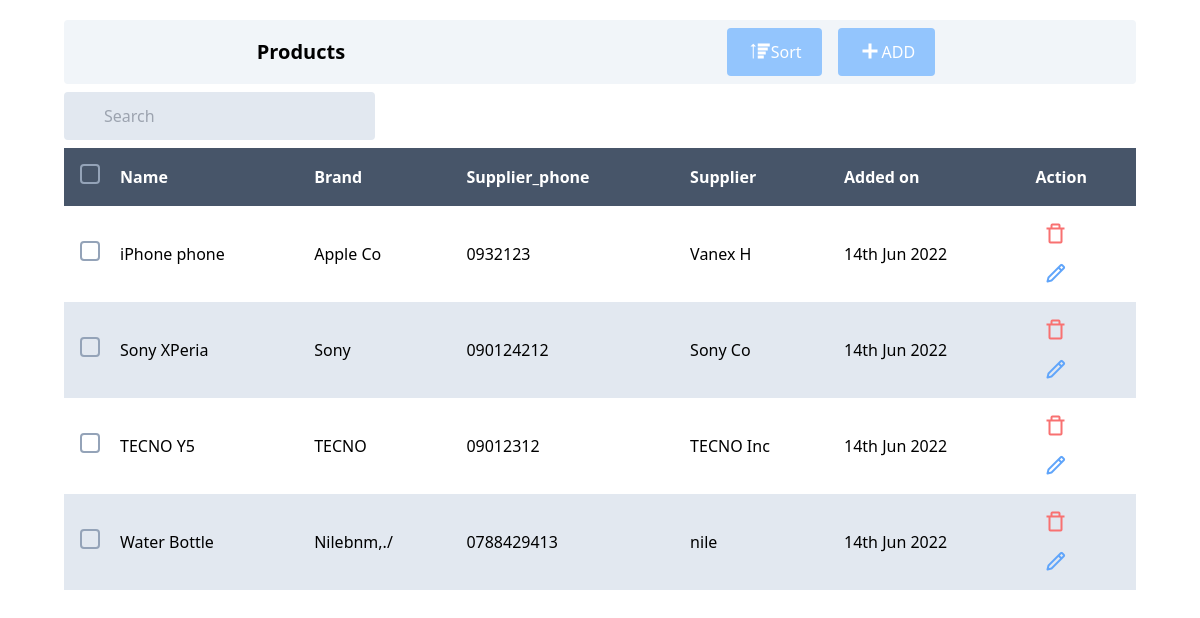
Screenshot of /index.php/products with the database file from the repository.
### tables this page shows
CREATE TABLE `products` (
  `productId` int NOT NULL AUTO_INCREMENT,
  `product_Name` varchar(100) NOT NULL,
  `brand` varchar(100) NOT NULL,
  `supplier_phone` varchar(15) DEFAULT NULL,
  `supplier` varchar(10) NOT NULL,
  `added_date` timestamp NULL DEFAULT CURRENT_TIMESTAMP ON UPDATE CURRENT_TIMESTAMP,
  PRIMARY KEY (`productId`)
);

### application/controllers/Products.php (called while the page is built, shortened)
<?php
Class Products extends CI_Controller {
    public function __construct(){
        $this->load->model("Product_Model");
        $this->load->model("Inventory_Model");
        $this->load->helper("url");
    }
    public function index(){
        $productsInstance = new Product_Model;
        $products = $productsInstance->get_products();
        $this->load->view('products', array("products"=>$products, "title"=>"Products"));
    }
}

### index.php (called while the page is built, shortened)
<?php
require_once BASEPATH.'core/CodeIgniter.php';

### application/models/Product_Model.php (called while the page is built, shortened)
<?php
Class Product_Model extends CI_Model {
    public function get_products(){
        $search = "";
        $products = $this->db->select("*")->like("product_Name", $search, "both")->get("products")
        ->result();
        return $products;
    }
}

### application/views/products.php (the view, shortened to what this page needs)
<!DOCTYPE html>
<html lang="en">
<head>
    <link href='https://unpkg.com/boxicons@2.1.2/css/boxicons.min.css' rel='stylesheet'>
    <script src="https://cdn.tailwindcss.com"></script>
</head>
<body>
    <div class="main px-[4em]">
        <div class="titleDIV flex flex-row items-center justify-around gap-1 m-auto mt-5 bg-slate-100 p-2 rounded">
            <h3 class="text-xl font-bold">Products</h3>
            <div class="filters flex flex-row items-center">
                <a href="<?php echo base_url('products') . "?sort=ASC" ?>" style="text-decoration: none;">
                    <div class="Filter px-5 py-2 bg-blue-300 text-white mx-2 rounded flex flex-row items-center justify-center" style="justify-content: center;">
                        <i class='bx bx-sort-up text-2xl font-bold'></i>
                        <span>Sort</span>
                    </div>
                </a>
                <a href="<?php echo base_url('products/new') ?>" style="text-decoration: none;">
                    <div class="Filter px-5 py-2 bg-blue-300 text-white mx-2 rounded flex flex-row items-center justify-center" style="justify-content: center;"><i class='bx bx-plus text-2xl font-bold'></i> <span>ADD</span></div>
                </a>
            </div>
        </div>
        <form action="<?php echo base_url('products') ?>" method="get">
            <input type="search" placeholder="Search" name="search" class="px-10 py-3 bg-slate-200 rounded my-2" value="<?= isset($_GET['search']) ? $_GET['search'] : '' ?>">
        </form>
        <div class="Table m-auto">
            <table>
                <thead class="bg-slate-600 text-white">
                    <th class="p-2 pt-4 pb-4 w-12 pl-4"><input type="checkbox" class="h-5 w-5 appearance-none border-2 border-solid border-slate-400 p-2 checked:bg-slate-400  rounded" id=""></th>
                    <th class="p-2 pt-4 pb-4">Name</th>
                    <th class="p-2 pt-4 pb-4">Brand</th>
                    <th class="p-2 pt-4 pb-4">Supplier_phone</th>
                    <th class="p-2 pt-4 pb-4">Supplier</th>
                    <th class="p-2 pt-4 pb-4">Added on</th>
                    <th class="p-2 pt-4 pb-4">Action</th>
                </thead>
                <tbody>
                    <?php
                    foreach ($products as $product) {
                    ?>
                        <tr>
                            <td class="p-2 w-12 pl-4"><input type="checkbox" class="h-5 w-5 appearance-none border-2 border-solid border-slate-400 p-2 rounded checked:bg-slate-400 "></td>
                            <td class="p-2"><?= $product->product_Name ?></td>
                            <td class="p-2"><?= $product->brand ?></td>
                            <td class="p-2"><?= $product->supplier_phone ?></td>
                            <td class="p-2"><?= $product->supplier ?></td>
                            <td class="p-2"><?php $date = date("dS M Y", strtotime($product->added_date)); echo $date; ?></td>
                            <td class="p-2">
                                <a href="<?php echo base_url('products/delete')."/".$product->productId ?>"><i class='bx bx-trash-alt text-red-400 text-2xl mr-1 p-1 h-10 w-10 flex justify-center items-center rounded-3xl hover:bg-slate-200'></i></a>
                                <a href="<?php echo base_url('products/edit')."/".$product->productId ?>"><i class='bx bx-pencil text-blue-400 text-2xl p-1 h-10 w-10 flex justify-center items-center rounded-3xl hover:bg-slate-200'></i></a>
                            </td>
                        </tr>
                    <?php } ?>
                </tbody>
            </table>
        </div>
    </div>
</body>
</html>

### application/views/products.php (style rules this page uses)
* { transition: .5s ease; }
.Table { width: 100%; }
.Table table { width: 100%; }
.Table table th, .Table table td { text-align: start; }
.Table table tr:nth-child(even) { @apply bg-slate-200; }

### rows the page displays
products: product_Name "iPhone phone", brand "Apple Co", supplier_phone "0932123", supplier "Vanex H", added_date "14th Jun 2022"
products: product_Name "Sony XPeria", brand "Sony", supplier_phone "090124212", supplier "Sony Co", added_date "14th Jun 2022"
products: product_Name "TECNO Y5", brand "TECNO", supplier_phone "09012312", supplier "TECNO Inc", added_date "14th Jun 2022"
products: product_Name "Water Bottle", brand "Nilebnm,./", supplier_phone "0788429413", supplier "nile", added_date "14th Jun 2022"
